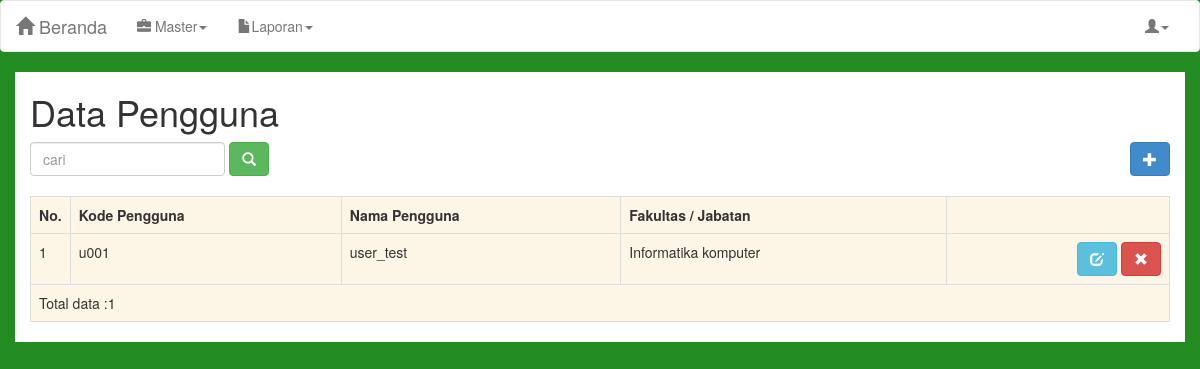
Before: /master/users/index.php (signed in) with the older database file.
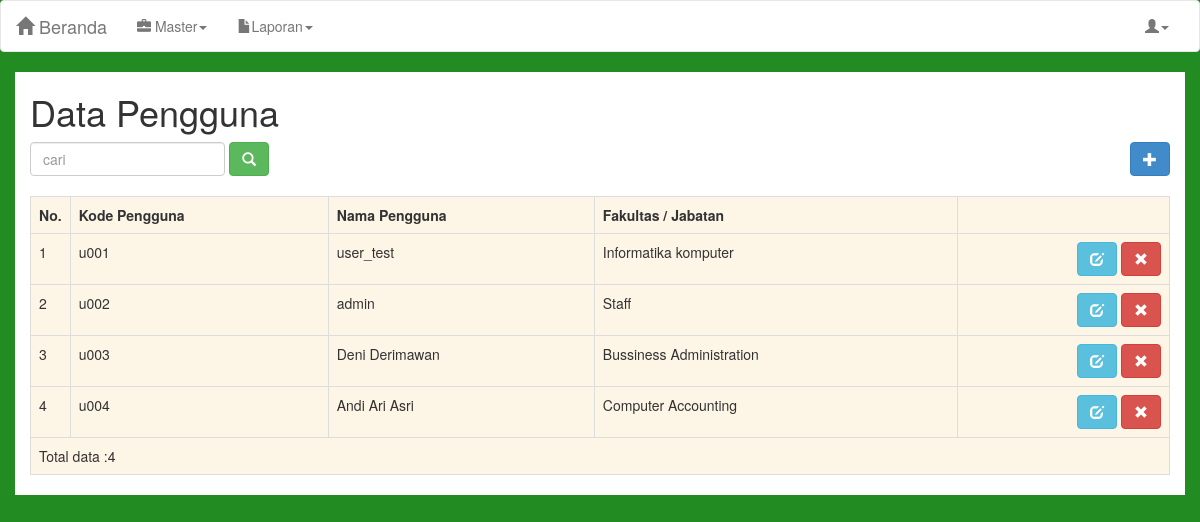
After: the same page with the newer database file.
### tables this page shows
CREATE TABLE IF NOT EXISTS `users` (
  `id` int(11) NOT NULL AUTO_INCREMENT,
  `kode_user` varchar(20) NOT NULL,
  `password` varchar(255) NOT NULL,
  `nama` varchar(50) NOT NULL,
  `fakultas` varchar(30) NOT NULL,
  `level` char(1) NOT NULL,
  `angkatan` varchar(20) NOT NULL,
  `foto` varchar(255) NOT NULL,
  PRIMARY KEY (`id`)
);

### koneksi/dbh.php (called while the page is built)
<?php
	class DBH {
		private static $dns="mysql:dbname=eub;host=localhost;";
		private static $user = "root";
		private static $pass= "";
		public static function createConnection()
		{
			return new PDO(self::$dns,self::$user,self::$pass);
		}
	}
?>

### master/users/repository.php (called while the page is built, shortened)
<?php
	require_once "../../koneksi/dbh.php";
	class Repository{
		private $dbh;
		private $rowCount;
		private $query = "SELECT * FROM users ORDER BY kode_user";
		public function __construct()
		{
			$this->dbh = DBH::createConnection();
		}
		public function getAll()
		{
			$query = $this->dbh->prepare($this->query);
			$query->execute();
			$this->rowCount = $query->rowCount();
			return $query->fetchAll(PDO::FETCH_OBJ);
		}
		public function rowCount()
		{
			return $this->rowCount;
		}
	}
?>

### master/users/index.php (the view, shortened to what this page needs)
<?php session_start();
require_once "repository.php";
$repo = new Repository();
if (isset($_GET['q']))
	{
		$result = $repo->getByKatakunci($_GET['q']);
	}
	else
	{
		$result= $repo->getAll();
	}
?>
<!DOCTYPE html>
<html lang="en">
<head>
	<link rel="stylesheet" type="text/css" href="../../css/bootstrap.min.css">
    <link rel="stylesheet" type="text/css" href="../../css/customes.css">
</head>
<body>
<nav class="navbar navbar-default" role="navigation">
  <div class="container-fluid">
    <div class="navbar-header">
      <a class="navbar-brand" href="../../index2.php"><span class="glyphicon glyphicon-home" ></span>
Beranda</a>
    </div>
    <div class="collapse navbar-collapse" id="bs-example-navbar-collapse-1">
      <ul class="nav navbar-nav">
        <li class="dropdown">
          <a href="#" class="dropdown-toggle" data-toggle="dropdown"><span class="glyphicon glyphicon-briefcase"></span> Master<b class="caret"></b></a>
        </li>
        <li class="dropdown">
          <a href="#" class="dropdown-toggle" data-toggle="dropdown"><span class="glyphicon glyphicon-file"></span>Laporan<b class="caret"></b></a>
        </li>
      </ul>
      <ul class="nav navbar-nav navbar-right">
        <li class="dropdown">
          <a href="#" class="dropdown-toggle" data-toggle="dropdown"><span class="glyphicon glyphicon-user"></span><b class="caret"></b></a>
        </li>
      </ul>
    </div>
  </div>
</nav>
<div class="container">
<h1>Data Pengguna</h1>
	<div class="row">
		<div class="col-md-4">
			<form class="form-inline" method="get">
				<input type="text" class="form-control" placeholder="cari" name="q">
				<button type="submit" class="btn btn-success"><i class="glyphicon glyphicon-search"></i></button>
			</form><br>
		</div>
		<div class="col-md-4">
		</div>
		<div class="col-md-4" align="right" >
			<a href="insert.php"><button class="btn btn-primary" ><i class="glyphicon glyphicon-plus"></i></button></a>
		</div>
	</div>
	<table class="table table-bordered">
		<tr>
			<th width="20">No.</th>
			<th>Kode Pengguna</th>
			<th>Nama Pengguna</th>
			<th>Fakultas / Jabatan</th>
		</tr>
		<?php
			$no = 1;
			foreach ($result as $row)
				{
		?>
		<tr>
			<td><?php echo $no++; ?></td>
			<td><?php echo $row->kode_user; ?></td>
			<td><?php echo $row->nama; ?></td>
			<td><?php echo $row->fakultas; ?></td>
			<td align="right">
			<a href="edit.php?id=<?php echo $row->id; ?>"><button class="btn btn-info" ><i class="glyphicon glyphicon-edit"></i></button></a>
			<a href="index.php?id=<?php echo $row->id; ?>&aksi=hapus" onclick="return confirm('Yakin akan di hapus');"><button class="btn btn-danger" ><i class="glyphicon glyphicon-remove"></i></button></a>
			</td>
		</tr>
		<?php
			}
		?>
		<tr>
			<td colspan="5">
				<?php
					echo "Total data :".$repo->rowCount();
				?>
			</td>
		</tr>
	</table>
</div>
</body>
</html>

### css/customes.css (style rules this page uses)
*.navbar { background-color:white; }
a { -moz-transition: all 0.5s ease-out; -o-transition: all 0.5s ease-out; -webkit-transition: all 0.5s ease-out; -ms-transition: all 0.5s ease-out; transition: all 0.5s ease-out; color: #F7981C; }
body { background-color: #228B22; }
.table { background-color: #fdf5e6; }
.container { background-color: white; }
.row { background-color: white; }

Changed rows visible on the page:
added users: kode_user "u002", nama "admin", fakultas "Staff"
added users: kode_user "u003", nama "Deni Derimawan", fakultas "Bussiness Administration"
added users: kode_user "u004", nama "Andi Ari Asri", fakultas "Computer Accounting"
Other visible differences:
$repo->rowCount(): "1" → "4"
